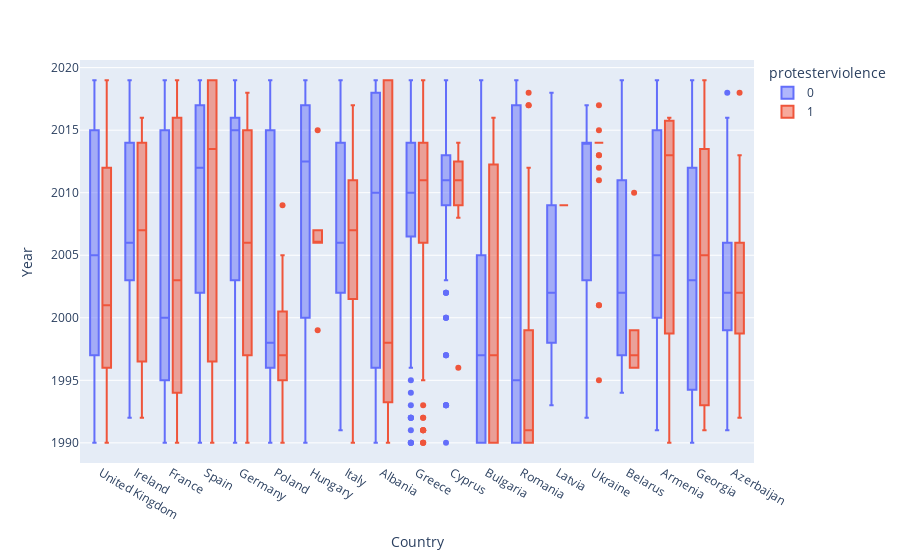

Notebook cell for this chart:
### Code cell
fig = px.box(df_Europe, x='Country', y='Year', color='protesterviolence')
iplot(fig)

### Figure 1 — Plotly figure (JSON) as saved in the notebook; plotly's stock layout.template omitted (floating-point values rounded to 4 significant figures; data arrays with more than 128 entries replaced by an {"elided": "..."} marker saying what was removed)
{"data": [{"alignmentgroup": "True", "hovertemplate": "protesterviolence=0<br>Country=%{x}<br>Year=%{y}<extra></extra>", "legendgroup": "0", "marker": {"color": "#636efa"}, "name": "0", "notched": false, "offsetgroup": "0", "orientation": "v", "showlegend": true, "type": "box", "x": {"elided": "3146 str values"}, "x0": " ", "xaxis": "x", "y": {"elided": "3146 int values"}, "y0": " ", "yaxis": "y"}, {"alignmentgroup": "True", "hovertemplate": "protesterviolence=1<br>Country=%{x}<br>Year=%{y}<extra></extra>", "legendgroup": "1", "marker": {"color": "#EF553B"}, "name": "1", "notched": false, "offsetgroup": "1", "orientation": "v", "showlegend": true, "type": "box", "x": {"elided": "739 str values"}, "x0": " ", "xaxis": "x", "y": {"elided": "739 int values"}, "y0": " ", "yaxis": "y"}], "layout": {"boxmode": "group", "legend": {"title": {"text": "protesterviolence"}, "tracegroupgap": 0}, "margin": {"t": 60}, "xaxis": {"anchor": "y", "domain": [0, 1], "title": {"text": "Country"}}, "yaxis": {"anchor": "x", "domain": [0, 1], "title": {"text": "Year"}}}}
